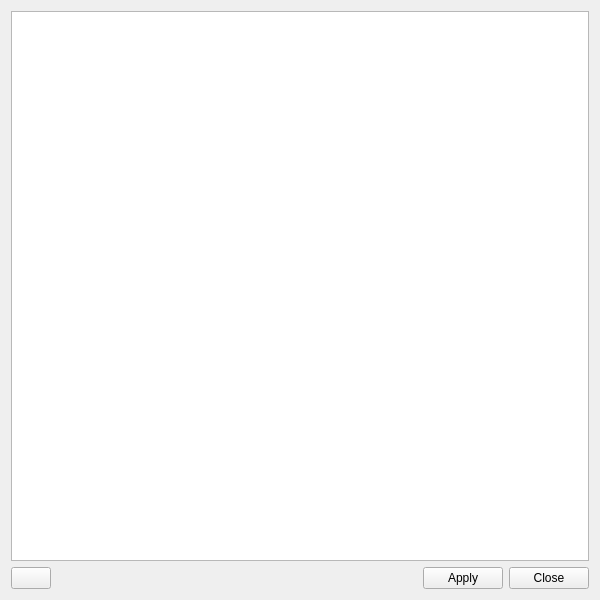
<?xml version="1.0" encoding="UTF-8"?>
<ui version="4.0">
 <class>Window</class>
 <widget class="QWidget" name="Window">
  <property name="geometry">
   <rect>
    <x>0</x>
    <y>0</y>
    <width>600</width>
    <height>600</height>
   </rect>
  </property>
  <property name="windowTitle">
   <string>Window</string>
  </property>
  <property name="windowIcon">
   <iconset theme="configure">
    <normaloff>.</normaloff>.</iconset>
  </property>
  <layout class="QVBoxLayout" name="verticalLayout">
   <item>
    <widget class="QTableView" name="tableView_Softwares">
     <property name="cornerButtonEnabled">
      <bool>false</bool>
     </property>
     <attribute name="horizontalHeaderHighlightSections">
      <bool>false</bool>
     </attribute>
     <attribute name="verticalHeaderVisible">
      <bool>false</bool>
     </attribute>
     <attribute name="verticalHeaderHighlightSections">
      <bool>false</bool>
     </attribute>
    </widget>
   </item>
   <item>
    <layout class="QHBoxLayout" name="horizontalLayout_2">
     <item>
      <layout class="QHBoxLayout" name="horizontalLayout_3">
       <item>
        <widget class="QPushButton" name="pushButton_filter">
         <property name="text">
          <string/>
         </property>
         <property name="icon">
          <iconset theme="view-filter">
           <normaloff>.</normaloff>.</iconset>
         </property>
        </widget>
       </item>
       <item>
        <spacer name="horizontalSpacer_2">
         <property name="orientation">
          <enum>Qt::Horizontal</enum>
         </property>
         <property name="sizeType">
          <enum>QSizePolicy::Expanding</enum>
         </property>
         <property name="sizeHint" stdset="0">
          <size>
           <width>40</width>
           <height>20</height>
          </size>
         </property>
        </spacer>
       </item>
      </layout>
     </item>
     <item>
      <widget class="QLabel" name="label">
       <property name="sizePolicy">
        <sizepolicy hsizetype="Minimum" vsizetype="Minimum">
         <horstretch>0</horstretch>
         <verstretch>0</verstretch>
        </sizepolicy>
       </property>
       <property name="maximumSize">
        <size>
         <width>32</width>
         <height>32</height>
        </size>
       </property>
       <property name="text">
        <string/>
       </property>
       <property name="scaledContents">
        <bool>true</bool>
       </property>
      </widget>
     </item>
     <item>
      <layout class="QHBoxLayout" name="horizontalLayout">
       <property name="sizeConstraint">
        <enum>QLayout::SetMinimumSize</enum>
       </property>
       <item>
        <spacer name="horizontalSpacer">
         <property name="orientation">
          <enum>Qt::Horizontal</enum>
         </property>
         <property name="sizeType">
          <enum>QSizePolicy::Expanding</enum>
         </property>
         <property name="sizeHint" stdset="0">
          <size>
           <width>40</width>
           <height>20</height>
          </size>
         </property>
        </spacer>
       </item>
       <item>
        <widget class="QPushButton" name="pushButton_apply">
         <property name="text">
          <string>Apply</string>
         </property>
         <property name="icon">
          <iconset theme="document-save">
           <normaloff>.</normaloff>.</iconset>
         </property>
        </widget>
       </item>
       <item>
        <widget class="QPushButton" name="pushButton_close">
         <property name="text">
          <string>Close</string>
         </property>
         <property name="icon">
          <iconset theme="window-close">
           <normaloff>.</normaloff>.</iconset>
         </property>
        </widget>
       </item>
      </layout>
     </item>
    </layout>
   </item>
  </layout>
 </widget>
 <resources/>
 <connections/>
</ui>
